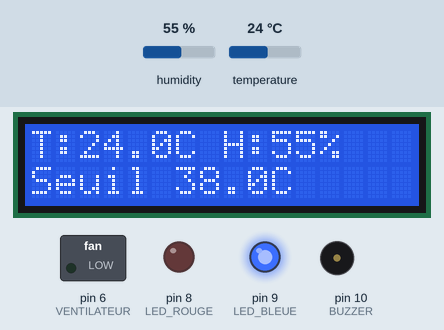
A sketch run on a simulated Arduino Uno, built with avr-gcc and run on an emulated ATmega328P. Shown: 16×2 character LCD, switched loads named in the sketch (green lamp = pin HIGH), output pins drawn as LEDs (lit = HIGH), buzzer (waves = sounding, pin HIGH). The test bench sets the inputs (shaded band); at power-on: temperature 24 °C, humidity 55 %.

Above: at 3.2 s.
3.3 s: temperature set to 37.6 °C
At 7.2 s:
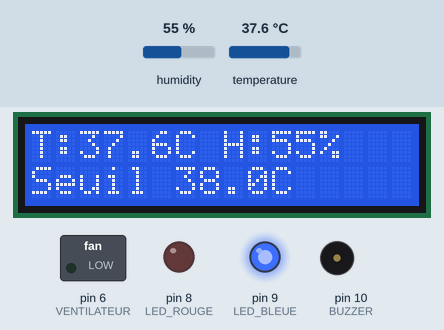
8.1 s: temperature set to 38.6 °C
At 11.5 s:
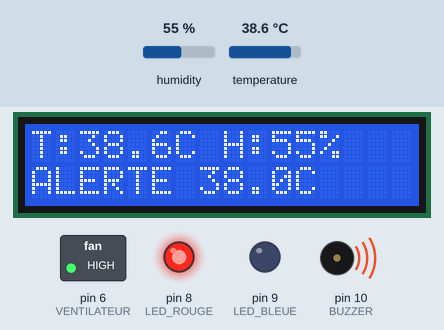
12.9 s: humidity set to 22 %
At 14.5 s:
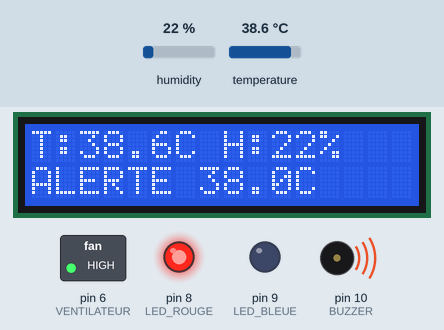
17.7 s: humidity set to 40 %
At 18.8 s:
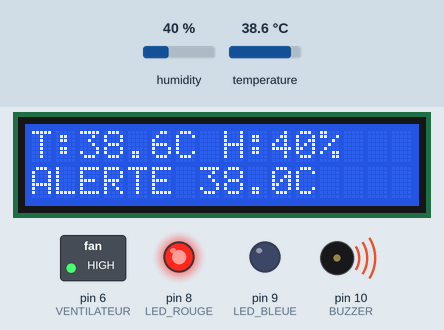
Timing chart, 0 to 20.7 s (numbered marks = the images above; inputs shaded):
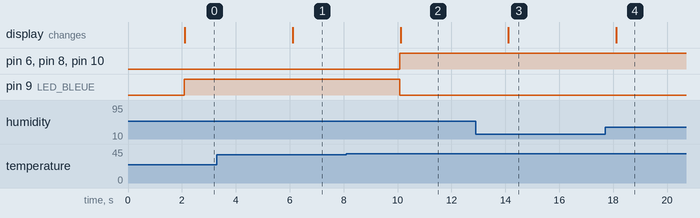

The sketch:

version_ventilateur.ino
```cpp
// Reconstitution avec ventilateur, validée en simulation.
// Le ventilateur (D6) doit passer par un transistor, jamais directement par la broche.
#include <Wire.h>
#include <LiquidCrystal_I2C.h>
#include "DHT.h"
#include "controle.h"

const int BROCHE_DHT = 2;
const int LED_ROUGE = 8;
const int LED_BLEUE = 9;
const int BUZZER = 10;
const int VENTILATEUR = 6;
const unsigned long PERIODE_MS = 2000;  // le DHT22 ne se lit pas plus vite

DHT dht(BROCHE_DHT, DHT22);
LiquidCrystal_I2C lcd(0x27, 16, 2);
Etat etat;
unsigned long derniereLecture = 0;

void appliquer(const Sorties& s) {
  digitalWrite(LED_ROUGE, s.ledRouge ? HIGH : LOW);
  digitalWrite(LED_BLEUE, s.ledBleue ? HIGH : LOW);
  digitalWrite(BUZZER, s.buzzer ? HIGH : LOW);
  digitalWrite(VENTILATEUR, s.ventilateur ? HIGH : LOW);
}

void afficher(const Sorties& s, float temperature, float humidite, bool valide) {
  lcd.clear();
  lcd.setCursor(0, 0);
  if (valide) {
    lcd.print("T:");
    lcd.print(temperature, 1);
    lcd.print("C H:");
    lcd.print(humidite, 0);
    lcd.print("%");
  } else {
    lcd.print("Erreur capteur");
  }
  lcd.setCursor(0, 1);
  if (s.panneCapteur) {
    lcd.print("Mode securite");
  } else {
    lcd.print(etat.alerte ? "ALERTE " : "Seuil ");
    lcd.print(SEUIL_ALERTE, 1);
    lcd.print("C");
  }
}

void setup() {
  pinMode(LED_ROUGE, OUTPUT);
  pinMode(LED_BLEUE, OUTPUT);
  pinMode(BUZZER, OUTPUT);
  pinMode(VENTILATEUR, OUTPUT);
  dht.begin();
  lcd.init();
  lcd.backlight();
  lcd.setCursor(0, 0);
  lcd.print("Demarrage...");
  delay(PERIODE_MS);
}

void loop() {
  if (millis() - derniereLecture < PERIODE_MS) return;
  derniereLecture = millis();

  float temperature = dht.readTemperature();
  float humidite = dht.readHumidity();
  bool valide = !isnan(temperature) && !isnan(humidite);

  Sorties s = mettreAJour(etat, temperature, valide);
  appliquer(s);
  afficher(s, temperature, humidite, valide);
}
```

controle.h
```cpp
// Logique de décision, séparée du matériel pour pouvoir la tester sur PC.
#pragma once

const float SEUIL_ALERTE = 38.0;  // l'alerte démarre au-dessus de cette valeur (°C)
const float SEUIL_RETOUR = 36.0;  // elle s'arrête en dessous de celle-ci (°C)
const int ECHECS_MAX = 3;         // lectures ratées d'affilée avant de déclarer une panne

struct Etat {
  bool alerte = false;
  int echecs = 0;
};

struct Sorties {
  bool ledRouge;
  bool ledBleue;
  bool buzzer;
  bool ventilateur;
  bool panneCapteur;
};

inline Sorties mettreAJour(Etat& etat, float temperature, bool lectureValide) {
  if (lectureValide) {
    etat.echecs = 0;
    if (!etat.alerte && temperature > SEUIL_ALERTE) etat.alerte = true;
    else if (etat.alerte && temperature < SEUIL_RETOUR) etat.alerte = false;
  } else if (etat.echecs < ECHECS_MAX) {
    etat.echecs++;
  }

  // Sans mesure fiable, on se met en sécurité : alerte et ventilateur.
  bool panne = etat.echecs >= ECHECS_MAX;
  bool actif = etat.alerte || panne;
  return Sorties{actif, !actif, actif, actif, panne};
}
```

Measured:
- the behaviour switches between 38 and 38.1 °C on temperature (found by bisection; images 1 and 2)
- after the input at 3.3 s, the display: changes after 2.8 s (image 1)
- after the input at 8.1 s, pin 6 (VENTILATEUR), pin 8 (LED_ROUGE), pin 10 (BUZZER): LOW → HIGH after 2.0 s; pin 9 (LED_BLEUE): HIGH → LOW after 2.0 s; the display: changes after 2.0 s (image 2)
- after the input at 12.9 s, the display: changes after 1.2 s (image 3)
- after the input at 17.7 s, the display: changes after 0.41 s (image 4)
